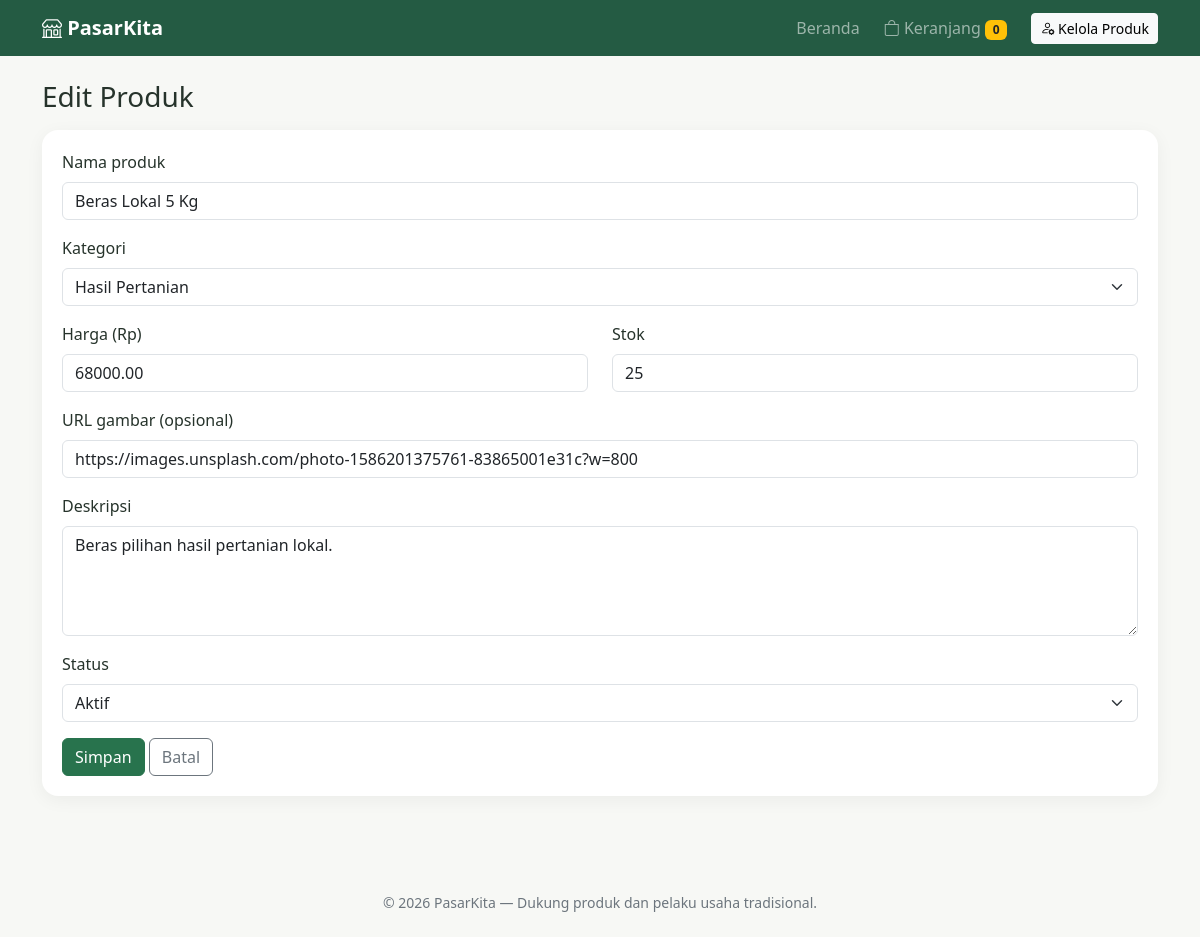
Page /product_form.php?id=1 (signed in) on the committed database.
### tables this page shows
CREATE TABLE products (
 id_product INT AUTO_INCREMENT PRIMARY KEY,
 id_category INT NOT NULL,
 id_user INT NULL,
 nama_produk VARCHAR(150) NOT NULL,
 deskripsi TEXT,
 harga DECIMAL(12,2) NOT NULL DEFAULT 0,
 stok INT NOT NULL DEFAULT 0,
 gambar VARCHAR(500),
 status ENUM('aktif','nonaktif') NOT NULL DEFAULT 'aktif',
 created_at TIMESTAMP DEFAULT CURRENT_TIMESTAMP,
 CONSTRAINT fk_product_category FOREIGN KEY (id_category) REFERENCES categories(id_category),
 CONSTRAINT fk_product_user FOREIGN KEY (id_user) REFERENCES users(id_user) ON DELETE SET NULL
);

CREATE TABLE categories (
 id_category INT AUTO_INCREMENT PRIMARY KEY,
 nama_kategori VARCHAR(100) NOT NULL UNIQUE
);

### functions.php (called while the page is built, shortened)
<?php
function e($value) {
    return htmlspecialchars((string)$value, ENT_QUOTES, 'UTF-8');
}

### product_form.php (the view, shortened to what this page needs)
<?php
require_once '../config/database.php'; require_once '../includes/functions.php'; require_admin();
$id=(int)($_GET['id'] ?? 0); $p=['nama_produk'=>'','id_category'=>'','harga'=>'','stok'=>'','deskripsi'=>'','gambar'=>'','status'=>'aktif']; $error='';
if($id){$st=$conn->prepare("SELECT * FROM products WHERE id_product=?");$st->bind_param('i',$id);$st->execute();$found=$st->get_result()->fetch_assoc();if($found)$p=$found;}
$cats=$conn->query("SELECT * FROM categories ORDER BY nama_kategori");$adminPage=true;$pageTitle=$id?'Edit Produk':'Tambah Produk';require_once '../includes/header.php';
?>
<h1 class="h3 mb-3"><?= $id?'Edit':'Tambah' ?> Produk</h1><div class="panel"><form method="post">
<div class="mb-3"><label class="form-label">Nama produk</label><input class="form-control" name="nama_produk" value="<?= e($p['nama_produk']) ?>" required></div>
<div class="mb-3"><label class="form-label">Kategori</label><select class="form-select" name="id_category" required><option value="">Pilih kategori</option><?php while($c=$cats->fetch_assoc()): ?><option value="<?= $c['id_category'] ?>" <?= $p['id_category']==$c['id_category']?'selected':'' ?>><?= e($c['nama_kategori']) ?></option><?php endwhile; ?></select></div>
<div class="row"><div class="col-md-6 mb-3"><label class="form-label">Harga (Rp)</label><input type="number" min="0" class="form-control" name="harga" value="<?= e($p['harga']) ?>" required></div><div class="col-md-6 mb-3"><label class="form-label">Stok</label><input type="number" min="0" class="form-control" name="stok" value="<?= e($p['stok']) ?>" required></div></div>
<div class="mb-3"><label class="form-label">URL gambar (opsional)</label><input type="url" class="form-control" name="gambar" value="<?= e($p['gambar']) ?>"></div>
<div class="mb-3"><label class="form-label">Deskripsi</label><textarea class="form-control" name="deskripsi" rows="4"><?= e($p['deskripsi']) ?></textarea></div>
<div class="mb-3"><label class="form-label">Status</label><select class="form-select" name="status"><option value="aktif" <?= $p['status']==='aktif'?'selected':'' ?>>Aktif</option></select></div>
<?php if($error): ?><div class="alert alert-danger"><?= e($error) ?></div><?php endif; ?><button class="btn btn-success">Simpan</button> <a href="products.php" class="btn btn-outline-secondary">Batal</a>
</form></div><?php require_once '../includes/footer.php'; ?>

### style.css (style rules this page uses)
body { background:#f7f8f5; color:#26332b; }
.btn-success { background:#28734d; border-color:#28734d; }
.panel { background:white; border-radius:1rem; padding:1.25rem; box-shadow:0 4px 18px rgba(0,0,0,.05); }

### rows in the picture
products: nama_produk "Beras Lokal 5 Kg", id_category "Hasil Pertanian", harga "68000.00", stok "25", gambar "https://images.unsplash.com/photo-1586201375761-83865001e31c?w=800", deskripsi "Beras pilihan hasil pertanian lokal.", status "Aktif"

### other values in the picture
cart_count() "0"
